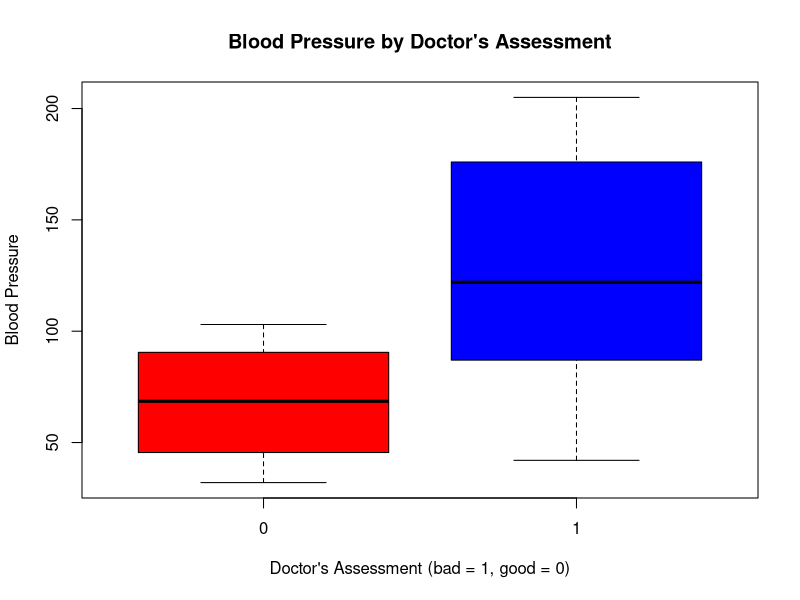
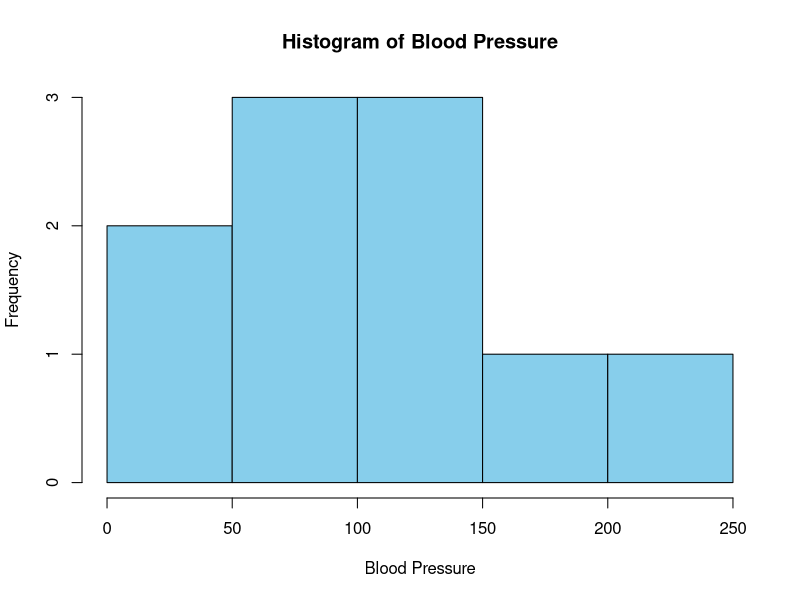
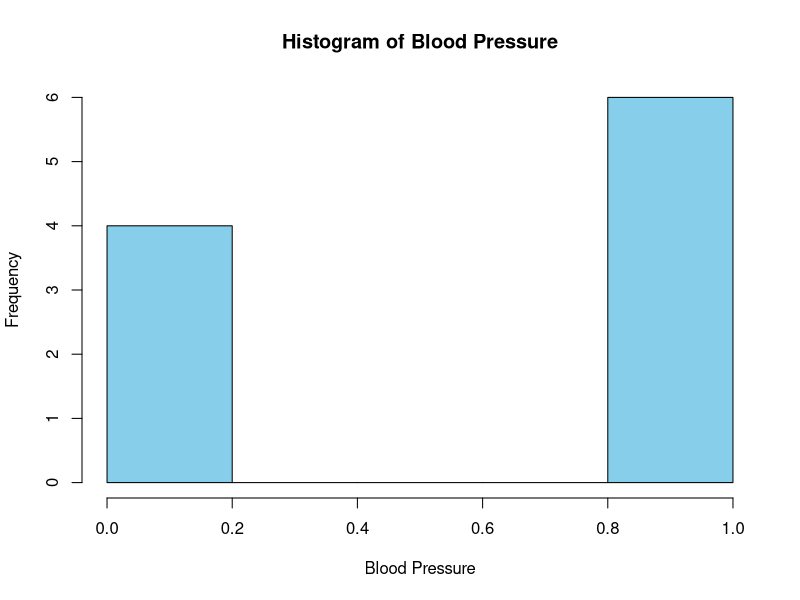

Source code (R) for these figures, in order:
library(dplyr)
# Inserting the data into a dataframe
data <- data.frame(
  Freq = c(0.6, 0.3, 0.4, 0.4, 0.2, 0.6, 0.3, 0.4, 0.9, 0.2),
  bloodp = c(103, 87, 32, 42, 59, 109, 78, 205, 135, 176),
  first = c(1, 1, 1, 1, 0, 0, 0, 0, NA, 1),
  second = c(0, 0, 1, 1, 0, 1, 1, 1, 1, 1),
  finaldecision = c(0, 1, 0, 1, 0, 1, 0, 1, 1, 1)
)

# Convert datatypes
num <- c("first", "second", "finaldecision")

data_clean <- data%>%
  mutate_at(vars(num), ~as.numeric(.))

#Your first assignment: Create a side-by-side boxplot (boxplot(x, ...)) and and histogram ((hist(x, ...)). 
attach(data_clean)

boxplot(bloodp ~ finaldecision, data = data, col = c("red", "blue"), main = "Blood Pressure by Doctor's Assessment",
        xlab = "Doctor's Assessment (bad = 1, good = 0)", ylab = "Blood Pressure")
cat("As would make sense, higher blood pressured were seen in the bad final assesment")

# Histogram
hist(bloodp, main = "Histogram of Blood Pressure", xlab = "Blood Pressure", col = "skyblue", border = "black")
hist(finaldecision, main = "Histogram of Blood Pressure", xlab = "Blood Pressure", col = "skyblue", border = "black")
